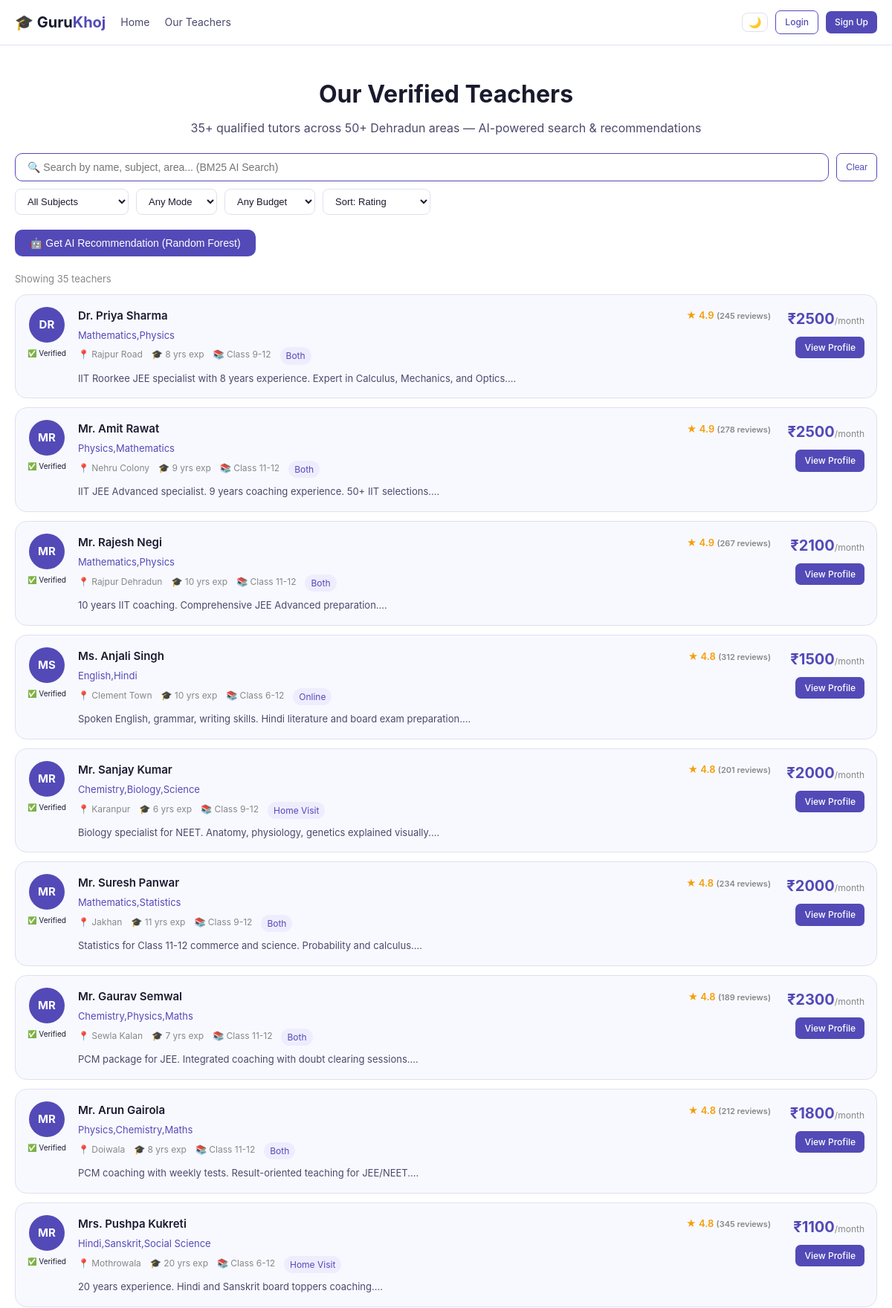
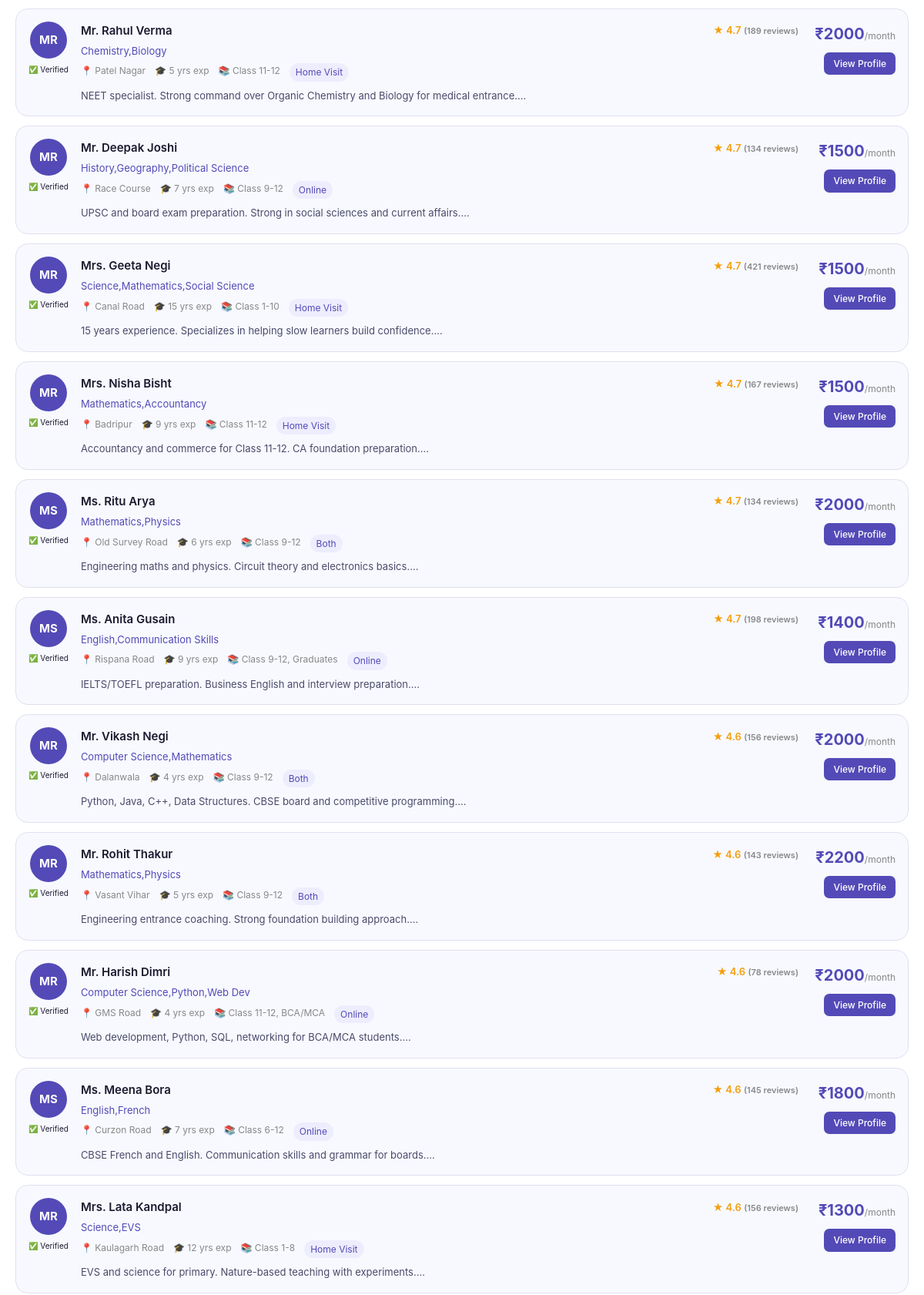
/our-teachers (upper part), run on the app's committed database (2 pictures, top to bottom).
### tables this page shows
CREATE TABLE teachers (
        id INTEGER PRIMARY KEY AUTOINCREMENT,
        teacher_code TEXT UNIQUE,
        full_name TEXT NOT NULL,
        email TEXT,
        phone TEXT,
        subjects TEXT,
        area TEXT,
        city TEXT DEFAULT 'Dehradun',
        teaching_mode TEXT DEFAULT 'Both',
        monthly_fee INTEGER DEFAULT 1500,
        experience_years INTEGER DEFAULT 2,
        education TEXT,
        about TEXT,
        rating REAL DEFAULT 4.5,
        total_reviews INTEGER DEFAULT 0,
        classes_taught TEXT DEFAULT 'Class 6-12',
        is_available INTEGER DEFAULT 1,
        is_verified INTEGER DEFAULT 1,
        photo TEXT DEFAULT '',
        created_at TIMESTAMP DEFAULT CURRENT_TIMESTAMP
    );

### app.py (the view)
@app.route("/our-teachers")
def our_teachers():
    conn = get_db()
    teachers = [dict(r) for r in conn.execute(
        "SELECT * FROM teachers WHERE is_available=1 ORDER BY rating DESC").fetchall()]
    conn.close()
    return render_template("our_teachers.html", teachers=teachers)

### app.py (called while the page is built)
def get_db():
    conn = sqlite3.connect(DB)
    conn.row_factory = sqlite3.Row
    return conn

### templates/our_teachers.html (shortened to what this page needs)
{% extends "base.html" %}
{% block content %}
<div class="page-header">
  <h1>Our Verified Teachers</h1>
  <p>35+ qualified tutors across 50+ Dehradun areas — AI-powered search & recommendations</p>
</div>
<div class="search-bar-section">
  <div class="search-row">
    <input type="text" id="searchInput" placeholder="🔍 Search by name, subject, area... (BM25 AI Search)" oninput="liveSearch(this.value)" class="search-input">
    <button onclick="clearSearch()" class="btn-outline btn-sm">Clear</button>
  </div>
  <div class="filter-row">
    <select id="fSubject" onchange="filterTeachers()"><option value="">All Subjects</option>
      <option>History</option><option>Economics</option><option>Sanskrit</option></select>
    <select id="fMode" onchange="filterTeachers()"><option value="">Any Mode</option>
      <option>Online</option><option>Home Visit</option><option>Both</option></select>
    <select id="fBudget" onchange="filterTeachers()"><option value="0">Any Budget</option>
      <option value="2000">Under ₹2000</option><option value="2500">Under ₹2500</option></select>
    <select id="fSort" onchange="filterTeachers()"><option value="rating">Sort: Rating</option>
      <option value="exp">Experience</option></select>
  </div>
</div>
<div class="ai-rec-section">
  <button onclick="toggleAIPanel()" class="btn-primary">🤖 Get AI Recommendation (Random Forest)</button>
</div>
<div class="results-info"><span id="resultCount">Loading...</span></div>
<div class="teachers-list" id="teachersList">
  {% for t in teachers %}
  <div class="tl-card" data-subjects="{{ t.subjects|lower }}" data-mode="{{ t.teaching_mode|lower }}" data-fee="{{ t.monthly_fee }}" data-rating="{{ t.rating }}" data-exp="{{ t.experience_years }}">
    <div class="tl-left">
      <div class="tl-avatar">{{ t.full_name[:2].upper() }}</div>
      {% if t.is_verified %}<span class="verified-badge">✅ Verified</span>{% endif %}
    </div>
    <div class="tl-body">
      <div class="tl-header">
        <h3>{{ t.full_name }}</h3>
        <div class="tl-rating">★ {{ t.rating }} <span class="review-cnt">({{ t.total_reviews }} reviews)</span></div>
      </div>
      <div class="tl-subjects">{{ t.subjects }}</div>
      <div class="tl-meta">
        <span>📍 {{ t.area }}</span>
        <span>🎓 {{ t.experience_years }} yrs exp</span>
        <span>📚 {{ t.classes_taught }}</span>
        <span class="mode-tag">{{ t.teaching_mode }}</span>
      </div>
      <p class="tl-about">{{ t.about[:120] }}...</p>
    </div>
    <div class="tl-right">
      <div class="tl-fee">₹{{ t.monthly_fee }}<span>/month</span></div>
      <a href="/teacher/{{ t.teacher_code }}" class="btn-primary btn-sm">View Profile</a>
    </div>
  </div>
  {% endfor %}
</div>
{% endblock %}

### static/css/style.css (style rules this page uses)
:root { --bg: #ffffff; --bg2: #f8f9ff; --bg3: #f0f0f8; --text: #1a1a2e; --text2: #4a4a6a; --text-muted: #888; --border: #e0e0f0; --border2: #d0d0e8; --primary: #534AB7; --primary-dark: #3c3489; --primary-light: #EEEDFE; --success: #0C6B3B; --success-light: #E1F5EE; --warning: #BA7517; --warning-light: #FAEEDA; --danger: #B84A2B; --danger-light: #FAECE7; --accent: #534AB7; --radius: 10px; --radius-lg: 16px; --shadow: 0 2px 12px rgba(83,74,183,0.08); --shadow-lg: 0 8px 32px rgba(83,74,183,0.12); }
* { margin:0; padding:0; box-sizing:border-box; }
body { font-family: 'Inter', -apple-system, sans-serif; background:var(--bg); color:var(--text); line-height:1.6; }
a { color:inherit; text-decoration:none; }
.btn-primary { background:var(--primary); color:#fff; border:none; border-radius:var(--radius); padding:10px 20px; cursor:pointer; font-size:14px; font-weight:500; transition:all .2s; display:inline-block; }
.btn-outline { background:none; color:var(--primary); border:1.5px solid var(--primary); border-radius:var(--radius); padding:9px 18px; cursor:pointer; font-size:14px; font-weight:500; transition:all .2s; display:inline-block; }
.btn-sm { padding:5px 12px; font-size:12px; border-radius:7px; }
.page-header { text-align:center; padding:40px 20px 20px; }
.page-header h1 { font-size:32px; font-weight:700; }
.page-header p { color:var(--text2); margin-top:8px; }
.search-bar-section { max-width:1200px; margin:0 auto 20px; padding:0 20px; }
.search-row { display:flex; gap:10px; margin-bottom:10px; }
.search-input { flex:1; padding:10px 16px; border:1.5px solid var(--primary); border-radius:var(--radius); font-size:14px; background:var(--bg); color:var(--text); }
.filter-row { display:flex; gap:10px; flex-wrap:wrap; }
.filter-row select { padding:8px 12px; border:1px solid var(--border); border-radius:8px; background:var(--bg); color:var(--text); font-size:13px; }
.ai-rec-section { max-width:1200px; margin:0 auto 20px; padding:0 20px; }
.results-info { max-width:1200px; margin:0 auto 10px; padding:0 20px; font-size:13px; color:var(--text-muted); }
.teachers-list { max-width:1200px; margin:0 auto; padding:0 20px; display:flex; flex-direction:column; gap:12px; }
.tl-card { background:var(--bg2); border:1px solid var(--border); border-radius:var(--radius-lg); padding:16px; display:flex; gap:16px; align-items:flex-start; transition:box-shadow .2s; }
.tl-left { display:flex; flex-direction:column; align-items:center; gap:6px; }
.tl-avatar { width:48px; height:48px; background:var(--primary); color:#fff; border-radius:50%; display:flex; align-items:center; justify-content:center; font-size:15px; font-weight:700; }
.verified-badge { font-size:10px; white-space:nowrap; }
.tl-body { flex:1; }
.tl-header { display:flex; justify-content:space-between; align-items:center; margin-bottom:4px; }
.tl-header h3 { font-size:15px; font-weight:600; }
.tl-rating { font-size:13px; color:#f59e0b; font-weight:600; }
.review-cnt { font-size:11px; color:var(--text-muted); }
.tl-subjects { font-size:13px; color:var(--primary); margin-bottom:6px; }
.tl-meta { display:flex; gap:12px; font-size:12px; color:var(--text-muted); flex-wrap:wrap; margin-bottom:8px; }
.mode-tag { background:var(--primary-light); color:var(--primary); padding:2px 8px; border-radius:12px; }
.tl-about { font-size:13px; color:var(--text2); }
.tl-right { display:flex; flex-direction:column; align-items:flex-end; gap:8px; min-width:110px; }
.tl-fee { font-size:20px; font-weight:700; color:var(--primary); }
.tl-fee span { font-size:12px; color:var(--text-muted); font-weight:400; }

### data on the page
teachers: full_name "DR", is_verified "✅ Verified", full_name "Dr. Priya Sharma", rating "4.9", total_reviews "245", subjects "Mathematics,Physics", area "Rajpur Road", experience_years "8", classes_taught "Class 9-12", teaching_mode "Both", about "IIT Roorkee JEE specialist with 8 years experience. Expert in Calculus, Mechanics, and Optics.", monthly_fee "2500"
teachers: full_name "MR", is_verified "✅ Verified", full_name "Mr. Amit Rawat", rating "4.9", total_reviews "278", subjects "Physics,Mathematics", area "Nehru Colony", experience_years "9", classes_taught "Class 11-12", teaching_mode "Both", about "IIT JEE Advanced specialist. 9 years coaching experience. 50+ IIT selections.", monthly_fee "2500"
teachers: full_name "MR", is_verified "✅ Verified", full_name "Mr. Rajesh Negi", rating "4.9", total_reviews "267", subjects "Mathematics,Physics", area "Rajpur Dehradun", experience_years "10", classes_taught "Class 11-12", teaching_mode "Both", about "10 years IIT coaching. Comprehensive JEE Advanced preparation.", monthly_fee "2100"
teachers: full_name "MS", is_verified "✅ Verified", full_name "Ms. Anjali Singh", rating "4.8", total_reviews "312", subjects "English,Hindi", area "Clement Town", experience_years "10", classes_taught "Class 6-12", teaching_mode "Online", about "Spoken English, grammar, writing skills. Hindi literature and board exam preparation.", monthly_fee "1500"
teachers: full_name "MR", is_verified "✅ Verified", full_name "Mr. Sanjay Kumar", rating "4.8", total_reviews "201", subjects "Chemistry,Biology,Science", area "Karanpur", experience_years "6", classes_taught "Class 9-12", teaching_mode "Home Visit", about "Biology specialist for NEET. Anatomy, physiology, genetics explained visually.", monthly_fee "2000"
teachers: full_name "MR", is_verified "✅ Verified", full_name "Mr. Suresh Panwar", rating "4.8", total_reviews "234", subjects "Mathematics,Statistics", area "Jakhan", experience_years "11", classes_taught "Class 9-12", teaching_mode "Both", about "Statistics for Class 11-12 commerce and science. Probability and calculus.", monthly_fee "2000"
teachers: full_name "MR", is_verified "✅ Verified", full_name "Mr. Gaurav Semwal", rating "4.8", total_reviews "189", subjects "Chemistry,Physics,Maths", area "Sewla Kalan", experience_years "7", classes_taught "Class 11-12", teaching_mode "Both", about "PCM package for JEE. Integrated coaching with doubt clearing sessions.", monthly_fee "2300"
teachers: full_name "MR", is_verified "✅ Verified", full_name "Mr. Arun Gairola", rating "4.8", total_reviews "212", subjects "Physics,Chemistry,Maths", area "Doiwala", experience_years "8", classes_taught "Class 11-12", teaching_mode "Both", about "PCM coaching with weekly tests. Result-oriented teaching for JEE/NEET.", monthly_fee "1800"
teachers: full_name "MR", is_verified "✅ Verified", full_name "Mrs. Pushpa Kukreti", rating "4.8", total_reviews "345", subjects "Hindi,Sanskrit,Social Science", area "Mothrowala", experience_years "20", classes_taught "Class 6-12", teaching_mode "Home Visit", about "20 years experience. Hindi and Sanskrit board toppers coaching.", monthly_fee "1100"
teachers: full_name "MR", is_verified "✅ Verified", full_name "Mr. Rahul Verma", rating "4.7", total_reviews "189", subjects "Chemistry,Biology", area "Patel Nagar", experience_years "5", classes_taught "Class 11-12", teaching_mode "Home Visit", about "NEET specialist. Strong command over Organic Chemistry and Biology for medical entrance.", monthly_fee "2000"
teachers: full_name "MR", is_verified "✅ Verified", full_name "Mr. Deepak Joshi", rating "4.7", total_reviews "134", subjects "History,Geography,Political Science", area "Race Course", experience_years "7", classes_taught "Class 9-12", teaching_mode "Online", about "UPSC and board exam preparation. Strong in social sciences and current affairs.", monthly_fee "1500"
teachers: full_name "MR", is_verified "✅ Verified", full_name "Mrs. Geeta Negi", rating "4.7", total_reviews "421", subjects "Science,Mathematics,Social Science", area "Canal Road", experience_years "15", classes_taught "Class 1-10", teaching_mode "Home Visit", about "15 years experience. Specializes in helping slow learners build confidence.", monthly_fee "1500"
teachers: full_name "MR", is_verified "✅ Verified", full_name "Mrs. Nisha Bisht", rating "4.7", total_reviews "167", subjects "Mathematics,Accountancy", area "Badripur", experience_years "9", classes_taught "Class 11-12", teaching_mode "Home Visit", about "Accountancy and commerce for Class 11-12. CA foundation preparation.", monthly_fee "1500"
teachers: full_name "MS", is_verified "✅ Verified", full_name "Ms. Ritu Arya", rating "4.7", total_reviews "134", subjects "Mathematics,Physics", area "Old Survey Road", experience_years "6", classes_taught "Class 9-12", teaching_mode "Both", about "Engineering maths and physics. Circuit theory and electronics basics.", monthly_fee "2000"
teachers: full_name "MS", is_verified "✅ Verified", full_name "Ms. Anita Gusain", rating "4.7", total_reviews "198", subjects "English,Communication Skills", area "Rispana Road", experience_years "9", classes_taught "Class 9-12, Graduates", teaching_mode "Online", about "IELTS/TOEFL preparation. Business English and interview preparation.", monthly_fee "1400"
teachers: full_name "MR", is_verified "✅ Verified", full_name "Mr. Vikash Negi", rating "4.6", total_reviews "156", subjects "Computer Science,Mathematics", area "Dalanwala", experience_years "4", classes_taught "Class 9-12", teaching_mode "Both", about "Python, Java, C++, Data Structures. CBSE board and competitive programming.", monthly_fee "2000"
teachers: full_name "MR", is_verified "✅ Verified", full_name "Mr. Rohit Thakur", rating "4.6", total_reviews "143", subjects "Mathematics,Physics", area "Vasant Vihar", experience_years "5", classes_taught "Class 9-12", teaching_mode "Both", about "Engineering entrance coaching. Strong foundation building approach.", monthly_fee "2200"
teachers: full_name "MR", is_verified "✅ Verified", full_name "Mr. Harish Dimri", rating "4.6", total_reviews "78", subjects "Computer Science,Python,Web Dev", area "GMS Road", experience_years "4", classes_taught "Class 11-12, BCA/MCA", teaching_mode "Online", about "Web development, Python, SQL, networking for BCA/MCA students.", monthly_fee "2000"
teachers: full_name "MS", is_verified "✅ Verified", full_name "Ms. Meena Bora", rating "4.6", total_reviews "145", subjects "English,French", area "Curzon Road", experience_years "7", classes_taught "Class 6-12", teaching_mode "Online", about "CBSE French and English. Communication skills and grammar for boards.", monthly_fee "1800"
teachers: full_name "MR", is_verified "✅ Verified", full_name "Mrs. Lata Kandpal", rating "4.6", total_reviews "156", subjects "Science,EVS", area "Kaulagarh Road", experience_years "12", classes_taught "Class 1-8", teaching_mode "Home Visit", about "EVS and science for primary. Nature-based teaching with experiments.", monthly_fee "1300"
